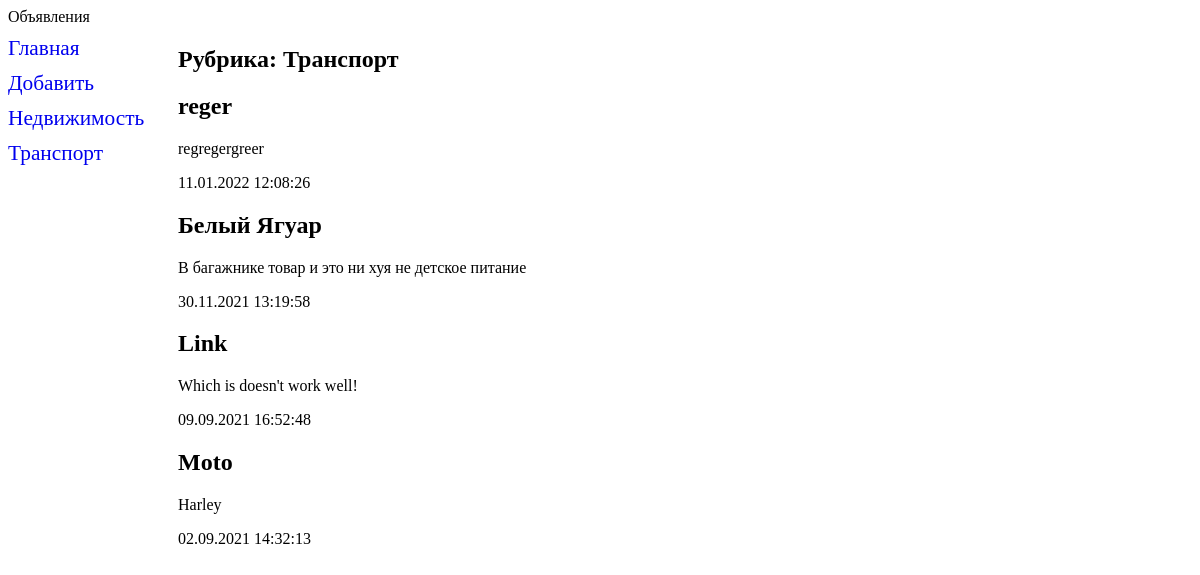
The page /bboard/2/ on the database as committed earlier.
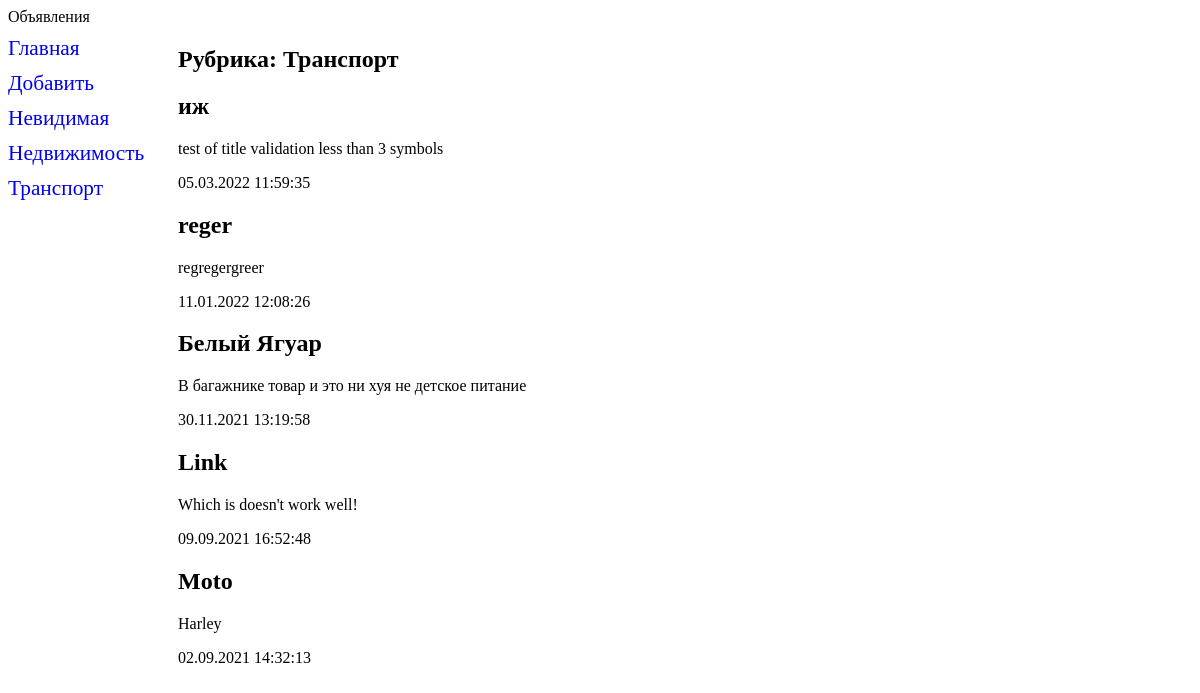
The same page on the database as committed later.
### bboard/models.py (models this page shows, shortened)
class Rubric(models.Model) :
    def get_absolute_url(self):
        return f'/bboard/{self.pk}'
    name = models.CharField(max_length=20, db_index=True, verbose_name='Название')
    some = models.CharField(max_length=4, verbose_name='Some test') # ??????
    show = models.BooleanField(default=True)    # Не дает возможность выбрать рубрику False
    class Meta:
        verbose_name_plural = 'Рубрики'
        verbose_name        = 'Рубрика'
        ordering            = ['name']

class Bb(models.Model):
    class Kinds(models.TextChoices):
                    BUY = 'b', 'Куплю'
                    SELL = 's', 'Продам'
                    EXCHANGE = 'с', 'Обменяю'
                    RENT = 'r'
                    __empty__ = 'Выберите тип публикуемого объявления'
    kind        = models.CharField(max_length=1,choices=Kinds.choices,default=Kinds.SELL)
    title       = models.CharField(max_length=50, verbose_name='Товар',
                                    validators=[validators.MinLengthValidator(get_min_length)])
    content     = models.TextField(null=True, blank=True, verbose_name='Описание')
    price       = models.FloatField(null=True, blank=True, verbose_name="Цена")
    published   = models.DateTimeField(auto_now_add=True, db_index=True, verbose_name="Опубликовано")
    changed     = models.DateTimeField(auto_now=True, db_index=True, verbose_name="Изменено")
    rubric      = models.ForeignKey('Rubric', null=True, on_delete=models.PROTECT, verbose_name='Рубрика',
                                     limit_choices_to={'show': True})
    class Meta:
        verbose_name_plural = 'Объявления'
        verbose_name        = 'Объявление'
        ordering            = ['-published']
        unique_together     = ('title', 'price')    # Ограничение на уже имеющуюся комбинацию в БД

### bboard/views.py (the view)
# urls.py: path('<int:rubric_id>/', by_rubric, name='by_rubric'),
def by_rubric(request, rubric_id):
    bbs             = Bb.objects.filter(rubric=rubric_id)
    rubrics         = Rubric.objects.all()
    current_rubric  = Rubric.objects.get(pk=rubric_id)
    context         = {'bbs': bbs, 'rubrics': rubrics, 'current_rubric': current_rubric}
    return render(request, 'bboard/by_rubric.html', context)

### bboard/templates/bboard/by_rubric.html (shortened to what this page needs)
{% extends "layout/basic.html" %}
{% block content %}
<h2>Рубрика: {{ current_rubric.name }}</h2>
{% for bb in bbs %}
<div>
    <h2>{{ bb.title }}</h2>
    <p>{{ bb.content }}</p>
    <p>{{ bb.published|date:"d.m.Y H:i:s" }}</p>
</div>
{% endfor %}
{% endblock %}

### bboard/templates/layout/basic.html (shortened to what this page needs)
{% load static %}
<!DOCTYPE html>
<html>
<head>
</head>
<body>
    <header>
        <hl>Объявления</hl>
        <link rel="stylesheet" type="text/css" href="{% static 'bboard/style.css' %}">
    </header>
    <nav>
        <a href="{% url 'index' %}">Главная</а>
            <a href="{% url 'add' %}">Добавить</а>
                {% for rubric in rubrics %}
                <a href="{{ rubric.get_absolute_url }}">
                    {{ rubric.name }}</a>
                {% endfor %}
    </nav>
    <section>
        {% block content %}
        {% endblock %}
    </section>
</body>
</html>

Rows that differ between the two databases and show on the page:
added Rubric: name "Невидимая"
added Bb: title "иж", content "test of title validation less than 3 symbols", published "05.03.2022 11:59:35"
